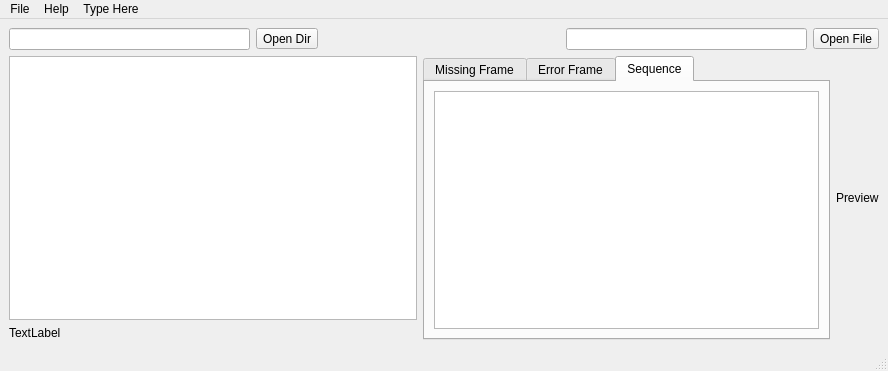
<?xml version="1.0" encoding="UTF-8"?>
<ui version="4.0">
 <class>MainWindow_Sequence_manager</class>
 <widget class="QMainWindow" name="MainWindow_Sequence_manager">
  <property name="enabled">
   <bool>true</bool>
  </property>
  <property name="geometry">
   <rect>
    <x>0</x>
    <y>0</y>
    <width>888</width>
    <height>371</height>
   </rect>
  </property>
  <property name="windowTitle">
   <string>MainWindow</string>
  </property>
  <widget class="QWidget" name="centralwidget">
   <layout class="QGridLayout" name="gridLayout">
    <item row="0" column="0">
     <layout class="QHBoxLayout" name="horizontalLayout">
      <item>
       <widget class="QLineEdit" name="lineEdit__dirpath"/>
      </item>
      <item>
       <widget class="QToolButton" name="toolButton__dirpath">
        <property name="text">
         <string>Open Dir</string>
        </property>
       </widget>
      </item>
      <item>
       <spacer name="horizontalSpacer">
        <property name="orientation">
         <enum>Qt::Horizontal</enum>
        </property>
        <property name="sizeHint" stdset="0">
         <size>
          <width>40</width>
          <height>20</height>
         </size>
        </property>
       </spacer>
      </item>
      <item>
       <widget class="QLineEdit" name="lineEdit__work_filepath"/>
      </item>
      <item>
       <widget class="QToolButton" name="toolButton__work_filepath">
        <property name="text">
         <string>Open File</string>
        </property>
       </widget>
      </item>
     </layout>
    </item>
    <item row="1" column="0">
     <layout class="QHBoxLayout" name="horizontalLayout_2">
      <item>
       <layout class="QVBoxLayout" name="verticalLayout">
        <item>
         <widget class="QListWidget" name="listWidget__seq_info"/>
        </item>
        <item>
         <widget class="QLabel" name="label__seq_info">
          <property name="text">
           <string>TextLabel</string>
          </property>
         </widget>
        </item>
       </layout>
      </item>
      <item>
       <widget class="QTabWidget" name="tabWidget__error_seq">
        <property name="currentIndex">
         <number>2</number>
        </property>
        <widget class="QWidget" name="miss_frame_tab">
         <attribute name="icon">
          <iconset resource="../rc/icons.qrc">
           <normaloff>:/icons/icons/baseline_drive_folder_upload_black_18dp.png</normaloff>:/icons/icons/baseline_drive_folder_upload_black_18dp.png</iconset>
         </attribute>
         <attribute name="title">
          <string>Missing Frame</string>
         </attribute>
         <layout class="QGridLayout" name="gridLayout_2">
          <item row="0" column="0">
           <widget class="QListWidget" name="listWidget__missing"/>
          </item>
         </layout>
        </widget>
        <widget class="QWidget" name="err_frame_tab">
         <attribute name="icon">
          <iconset resource="../rc/icons.qrc">
           <normaloff>:/icons/icons/baseline_memory_black_18dp.png</normaloff>:/icons/icons/baseline_memory_black_18dp.png</iconset>
         </attribute>
         <attribute name="title">
          <string>Error Frame</string>
         </attribute>
         <layout class="QGridLayout" name="gridLayout_3">
          <item row="0" column="0">
           <widget class="QListWidget" name="listWidget__error_frame"/>
          </item>
         </layout>
        </widget>
        <widget class="QWidget" name="sequence_tab">
         <attribute name="title">
          <string>Sequence</string>
         </attribute>
         <layout class="QGridLayout" name="gridLayout_4">
          <item row="0" column="0">
           <widget class="QListWidget" name="listWidget__sequence"/>
          </item>
         </layout>
        </widget>
       </widget>
      </item>
      <item>
       <widget class="QLabel" name="label__preview">
        <property name="baseSize">
         <size>
          <width>50</width>
          <height>50</height>
         </size>
        </property>
        <property name="text">
         <string>Preview</string>
        </property>
       </widget>
      </item>
     </layout>
    </item>
   </layout>
  </widget>
  <widget class="QStatusBar" name="statusbar"/>
  <widget class="QMenuBar" name="menubar">
   <property name="geometry">
    <rect>
     <x>0</x>
     <y>0</y>
     <width>888</width>
     <height>22</height>
    </rect>
   </property>
   <widget class="QMenu" name="menuFile">
    <property name="title">
     <string>File</string>
    </property>
   </widget>
   <widget class="QMenu" name="menuHelp">
    <property name="title">
     <string>Help</string>
    </property>
   </widget>
   <widget class="QMenu" name="menuType_Here">
    <property name="title">
     <string>Type Here</string>
    </property>
   </widget>
   <addaction name="menuFile"/>
   <addaction name="menuHelp"/>
   <addaction name="menuType_Here"/>
  </widget>
 </widget>
 <resources>
  <include location="../rc/icons.qrc"/>
 </resources>
 <connections/>
</ui>
